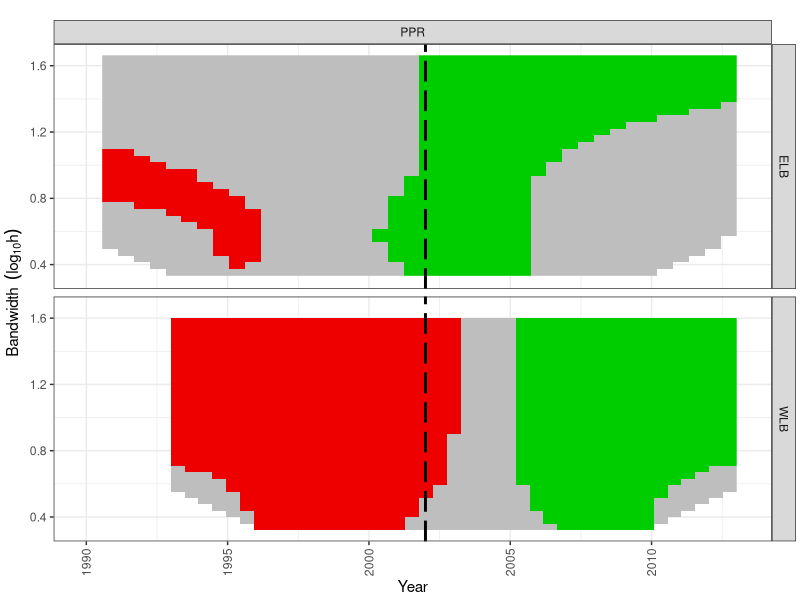
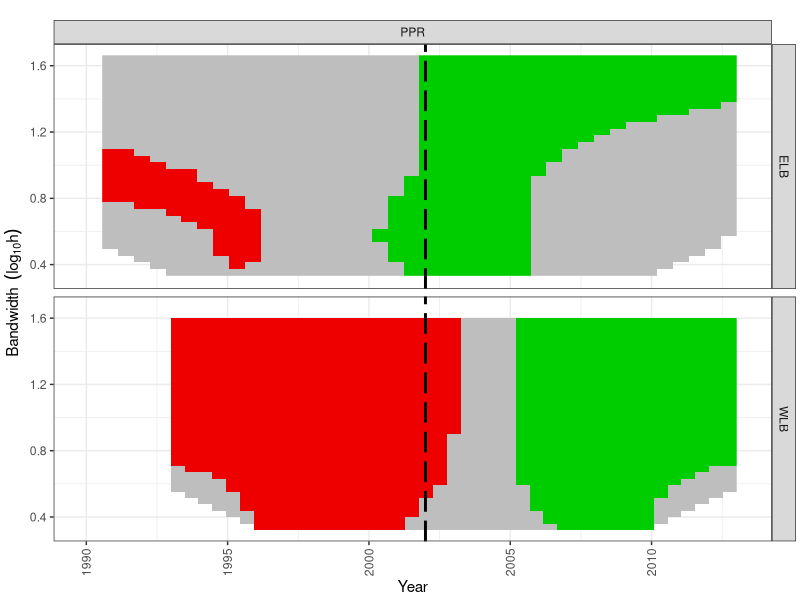

Write R code to recreate these figures, in order.
# -- load packages
library(ggplot2)
library(scales)
library(grid)
# library(Hmisc)
library(stringr)
# ------------------------------------------------------
# -- read data
# -------------------------------
if(! exists('dat.siz.plot.long')){
  dat.siz.plot.long<-read.csv('dat_2_sizer_data_long.csv')
  
  # -- subset out unecessary flows
  dat.siz.plot.long<-subset(dat.siz.plot.long, 
                            !(var=='disch_log' & !group=='Total_FRX_basin'))
}

data.types<-as.character(unique(dat.siz.plot.long$data_type))

# ------------------------------------------------------
# -- graphics window
# -------------------------------
  # i.data.type <- data.types[i]
  # i.data.type <- data.types[1]
  # i.data.type <- data.types[2]
  # i.data.type <- data.types[3]
  i.data.type <- data.types[4]
  # i.data.type <- data.types[5]
  # i.data.type <- data.types[7]
  # i.data.type <- data.types[8]
  # -- what data to plot
  # i.data.type <- 'nematodes'
  
  # ----
  graphics.off()
  panel.width <- 2
  panel.height <- 1
  # -- plot name
  plot.name <- paste('Fig_SiZer_plot_',i.data.type,'.pdf',sep='')
  
  # -- subset data
  d.plot<-subset(dat.siz.plot.long,
                 data_type==i.data.type)
  
  # -- format group labels
  d.plot$var.label<-gsub('_log','',d.plot$var)
  d.plot$var.label<-gsub('_',' ',d.plot$var.label)
  d.plot$var.label<-str_to_title(d.plot$var.label)
  d.plot$var.label<-gsub('Uw par','Underwater PAR', ignore.case = TRUE, d.plot$var.label)
  d.plot$var.label<-gsub('Disch','Total Basin Q',d.plot$var.label)
  d.plot$var.label<-gsub('Afdm','AFDM',d.plot$var.label)
  d.plot$var.label<-gsub('Ppr','PPR',d.plot$var.label)
  d.plot$var.label<-gsub('Chla','Chlorophyll a',d.plot$var.label)
  
  d.plot$group.label<-d.plot$group
  d.plot$group.label<-gsub('Total_FRX_basin','FRX',d.plot$group)
  d.plot$group.label<-toupper(d.plot$group.label)
  
  # -- set plot size
  n.vars<-length(unique(as.character(d.plot$var)))
  n.groups<-length(unique(as.character(d.plot$group)))
  
  # windows(width = 1.5 + panel.width * n.vars, 
  #         height = 1.25 + panel.height * n.groups)
  pdf(file=plot.name,
      width = 1.5 + panel.width * n.vars, 
      height = 1.25 + panel.height * n.groups)
  
  # -- make plot
  ggplot(d.plot, 
         aes(year, log10_h, fill=slope)) + 
    geom_raster() + 
    scale_fill_gradientn(colours = c('red2','gray','green3')) +
    facet_grid(group.label ~ var.label) +
    geom_vline(xintercept = 2002, color = 'black', lty=5, lwd=1) +
    theme_bw() + 
    xlim(c(1990,2013.1)) +
    theme(axis.text.x = element_text(angle = 90, vjust = .5)) +
    theme(plot.margin = unit(c(1,.2,.2,.2), "lines")) +
    # labs(title = capitalize(gsub('_',' ',i.data.type))) +
    ylab(expression(paste('Bandwidth',~~(log[10]*h)))) +
    xlab('Year') +
    guides(fill = FALSE)
  
  ggsave(filename = plot.name)
  dev.off()

